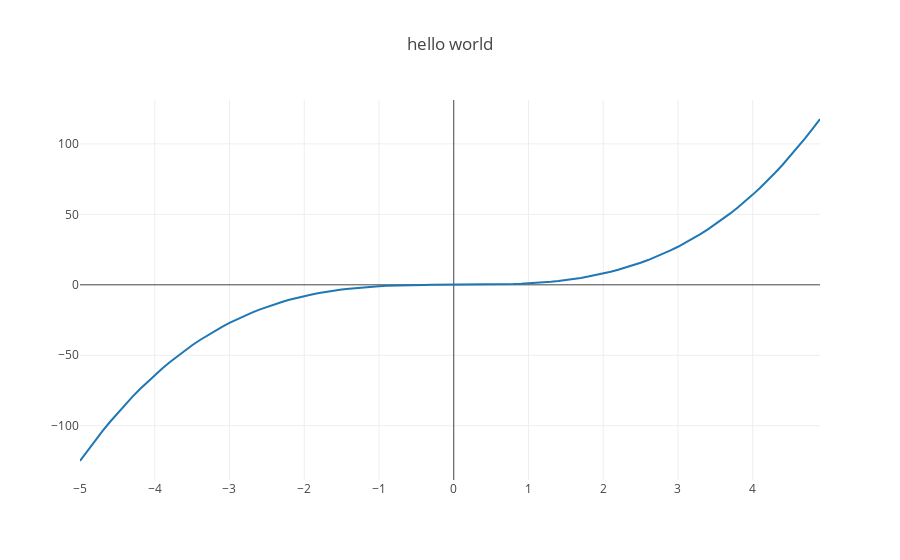

Here is the notebook cell this chart was saved with:
### Code cell
import plotly
import plotly.graph_objs as go

plotly.offline.init_notebook_mode(connected=True)

plotly.offline.iplot({
    "data": [go.Scatter(x=np.arange(-5,5,.1), y=np.arange(-5,5,.1)**3)],
    "layout": go.Layout(title="hello world")
})
